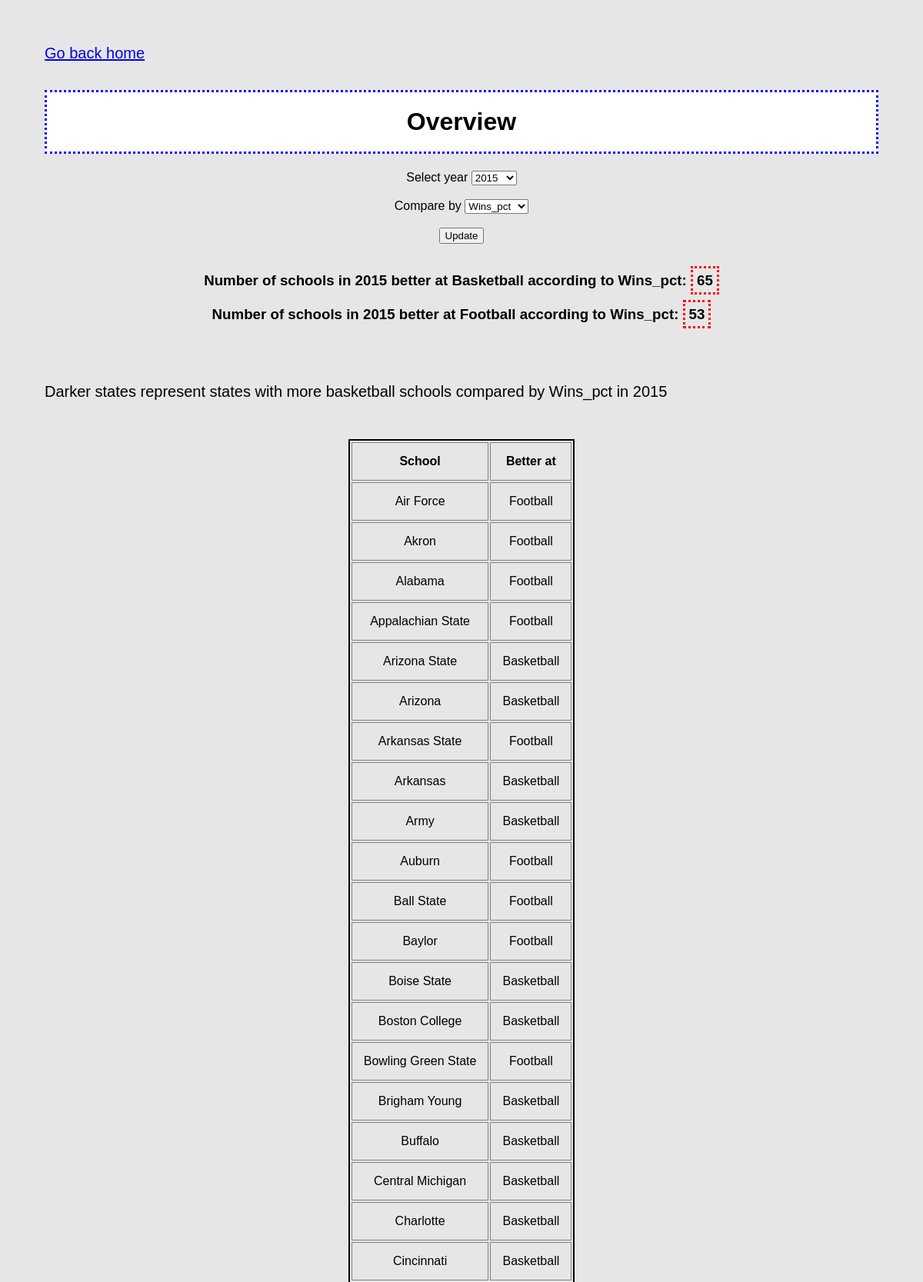
The page /overview (upper part) on the database its author committed.
### tables this page shows
CREATE TABLE "fifteen" (
    "School"    TEXT PRIMARY KEY UNIQUE,
    "Conference"    TEXT,
    "bball_win_pct"    INTEGER,
    "bball_ortg"    INTEGER,
    "bball_drtg"    INTEGER,
    "bball_recruiting"    INTEGER,
    "fball_win_pct"    INTEGER,
    "fball_ortg"    INTEGER,
    "fball_drtg"    INTEGER,
    "fball_recruiting"    INTEGER,
    "Location"    TEXT,
    "Wins_pct"    INTEGER,
    "Offense"    INTEGER,
    "Defense"    INTEGER,
    "Recruiting"    INTEGER,

    FOREIGN Key(School) REFERENCES locations(School));

CREATE TABLE "locations" (
    "School"    TEXT PRIMARY KEY UNIQUE,
    "latitude"    INTEGER,
    "longitude"    INTEGER,
    "State"    TEXT,
    "abbr"    TEXT);

### app.py (the view)
@app.route('/overview', methods=['GET', 'POST'])
def overview_page():
    comparisons = model.comparisons
    years = model.years
    year_selected = "2015"
    comparison_selected = "Wins_pct"
    if request.method == "POST":
        year_selected = request.form["year"]
        comparison_selected = request.form["compare"]
        result = model.overview_search(year_selected,comparison_selected)
        result1 = model.overview_search1(year_selected,comparison_selected)
        basketball = model.graph_basketball(year_selected, comparison_selected)
    else:
        result = model.overview_search()
        result1 = model.overview_search1()
        basketball = model.graph_basketball()
    return render_template("overview.html", comparisons=comparisons, years=years, result=result, result1=result1, y=year_selected, z=comparison_selected, basketball=basketball)

### app.py (called while the page is built)
@app.before_request
def before_request():
    g.db = sqlite3.connect(model.DATABASE)

@app.teardown_request
def teardown_request(exception):
    if hasattr(g, 'db'):
        g.db.close()

### model.py (called while the page is built)
def overview_search(year = '2015', compare ='Wins_pct'):
    if year == '2015':
        year = 'fifteen'
    if year == '2016':
        year = 'sixteen'
    if year == '2017':
        year = 'seventeen'
    if year == '2018':
        year = 'eighteen'
    if year == '2019':
        year = 'nineteen'
    if year == "Last 5":
        year = "totals"
    conn = sqlite3.connect(DATABASE)
    cur = conn.cursor()
    cur.execute("select locations.School, "+compare+" from " + year + " join locations on " + year + ".School = locations.School")
    response = cur.fetchall()
    return response

def overview_search1(year = '2015', compare ='Wins_pct'):
    if year == '2015':
        year = 'fifteen'
    if year == '2016':
        year = 'sixteen'
    if year == '2017':
        year = 'seventeen'
    if year == '2018':
        year = 'eighteen'
    if year == '2019':
        year = 'nineteen'
    if year == "Last 5":
        year = "totals"
    conn = sqlite3.connect(DATABASE)
    cur = conn.cursor()
    cur.execute("select "+compare+", count(*) from " + year + " join locations on " + year + ".School = locations.School group by "+compare)
    response = cur.fetchall()
    return response

### templates/overview.html (shortened to what this page needs)
<html>
<head>
</head>
<body>
<div><a href='/'>Go back home</a></div>
  <h1>Overview</h1>
     <form id="form1" action="/overview" method="POST" enctype="multipart/form-data">
Select year
       <select id="mySelect1" name = "year">
         {% for x in years %}
         <option value="{{x}}">{{x}}</option>
         {% endfor %}
       </select><br><br>
Compare by
       <select id="mySelect2" name = "compare">
         {% for x in comparisons %}
         <option value="{{x}}">{{x}}</option>
         {% endfor %}
       </select><br><br>
           <input type="submit" name="update" value="Update"/>
           <br/>
           <br/>
       </form>
 <h3>
   {% for results in result1 %}
   Number of schools in {{y}} better at {{results[0]}} according to {{z}}: <span>{{results[1]}}</span>
   <br><br>
   {% endfor %}
 </h3>
<br>
<div class="container">
  <p class="fball">Darker states represent states with more basketball schools compared by {{z}} in {{y}}</p>
<div class="chart" id="bargraph">
</div>
</div>
<table>
  <thead>
  <tr>
    <th>School</th>
    <th>Better at</th>
  </tr>
          </thead>
          <tbody>
            {% for x in result %}
          <tr>
            <td>{{x[0]}}</td>
            <td>{{x[1]}}</td>
          </tr>
            {% endfor %}
          </tbody>
      </table>
</body>
</html>

### templates/overview.html (style rules this page uses)
body { background-color:#e6e6e6; padding:50px; font-family:sans-serif }
h1 { border:blue dotted; text-align: center; background-color: white; padding:20px }
h3 { text-align: center }
form { text-align: center }
div { text-align: left; font-size: 20px; padding-bottom: 15px }
span { border: red dotted; padding:5px }
table, th, td { border: 2px solid black;text-align: center; }
th, td { padding: 15px;border-color: gray; border-width: 1px }
table { margin-left:auto; margin-right:auto; }

### rows shown on the page
fifteen: School "Air Force", Wins_pct "Football"
fifteen: School "Akron", Wins_pct "Football"
fifteen: School "Alabama", Wins_pct "Football"
fifteen: School "Appalachian State", Wins_pct "Football"
fifteen: School "Arizona State", Wins_pct "Basketball"
fifteen: School "Arizona", Wins_pct "Basketball"
fifteen: School "Arkansas State", Wins_pct "Football"
fifteen: School "Arkansas", Wins_pct "Basketball"
fifteen: School "Army", Wins_pct "Basketball"
fifteen: School "Auburn", Wins_pct "Football"
fifteen: School "Ball State", Wins_pct "Football"
fifteen: School "Baylor", Wins_pct "Football"
fifteen: School "Boise State", Wins_pct "Basketball"
fifteen: School "Boston College", Wins_pct "Basketball"
fifteen: School "Bowling Green State", Wins_pct "Football"
fifteen: School "Brigham Young", Wins_pct "Basketball"
fifteen: School "Buffalo", Wins_pct "Basketball"
fifteen: School "Central Michigan", Wins_pct "Basketball"
fifteen: School "Charlotte", Wins_pct "Basketball"
fifteen: School "Cincinnati", Wins_pct "Basketball"

### other values the page prints
{{ y }} "2015" "2015"
{{ results[0] }} "Basketball" "Football"
{{ z }} "Wins_pct" "Wins_pct"
{{ results[1] }} "65" "53"
{{ z }} "Wins_pct"
{{ y }} "2015"
form field year "2015"
form field compare "Wins_pct"
